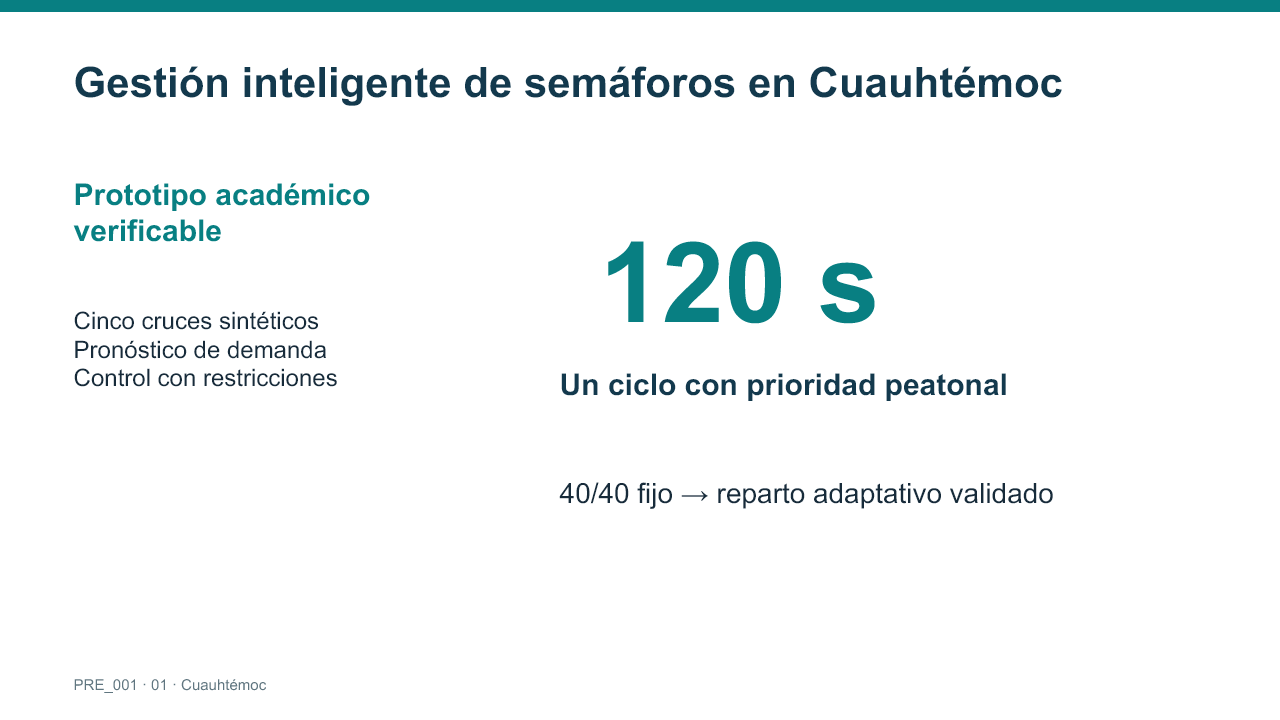
#> input picture entrega_academica/diapositivas/DIA_001.png, 1280 x 720 px; its folder holds only this picture in this run
$ python review_academic_pages.py
#> lines starting #> are read from the running program, lines starting #| are printed output that depends on the picture
"""Renderiza todos los PDF para QA y crea planchas de inspección sin modificar entregables."""

from pathlib import Path
import subprocess
import json

from PIL import Image, ImageDraw
from pypdf import PdfReader

ROOT = Path("entrega_academica")
QA = Path("data/academic-build/qa")
POPPLER = Path(
    "C:/Users/diego/.cache/codex-runtimes/codex-primary-runtime/dependencies/native/poppler/Library/bin"
)


def main():
    QA.mkdir(parents=True, exist_ok=True)
    findings = {}
    for pdf in ROOT.glob("DOC_*.pdf"):
        target = QA / pdf.stem
        target.mkdir(exist_ok=True)
        subprocess.run(
            [
                str(POPPLER / "pdftoppm.exe"),
                "-scale-to",
                "1100",
                "-png",
                str(pdf),
                str(target / "page"),
            ],
            check=True,
        )
        pages = PdfReader(pdf).pages
        findings[pdf.name] = {
            "pages": len(pages),
            "text_chars": [len(p.extract_text()) for p in pages],
        }
        images = sorted(target.glob("page-*.png"))[: len(pages)]
        for start in range(0, len(images), 12):
            sheet = Image.new("RGB", (1200, 1200), "#dce4e8")
            for j, path in enumerate(images[start : start + 12]):
                pic = Image.open(path).convert("RGB")
                pic.thumbnail((290, 365))
                x = (j % 4) * 300 + (300 - pic.width) // 2
                y = (j // 4) * 400 + 22
                sheet.paste(pic, (x, y))
                ImageDraw.Draw(sheet).text(
                    ((j % 4) * 300 + 8, (j // 4) * 400 + 4),
                    f"{pdf.stem} p{start + j + 1}",
                    fill="black",
                )
            sheet.save(QA / f"{pdf.stem}-sheet-{start // 12 + 1}.png")
    (QA / "pages.json").write_text(json.dumps(findings, indent=2), encoding="utf-8")
    # Revisar secuencia completa de diapositivas además de los PNG individuales.
    slides = sorted((ROOT / "diapositivas").glob("DIA_*.png"))
    for start in range(0, len(slides), 8):
        sheet = Image.new("RGB", (1280, 800), "#dce4e8")
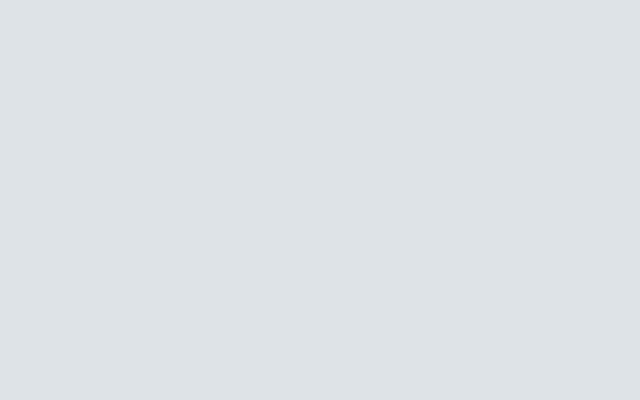
#> sheet: PIL image 1280x800 RGB (shown at 1/2 size); mean R, G, B 220, 228, 232
        for j, path in enumerate(slides[start : start + 8]):
            im = Image.open(path)
#> im is the input picture: PIL image 1280x720 RGBA; mean R, G, B, A 242.2, 246.5, 247, 255
            im.thumbnail((630, 180))
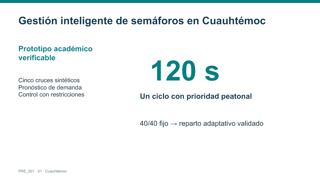
#> im: PIL image 320x180 RGBA; mean R, G, B, A 242, 246.3, 246.9, 255
            sheet.paste(im, ((j % 2) * 640, (j // 2) * 200 + 16))
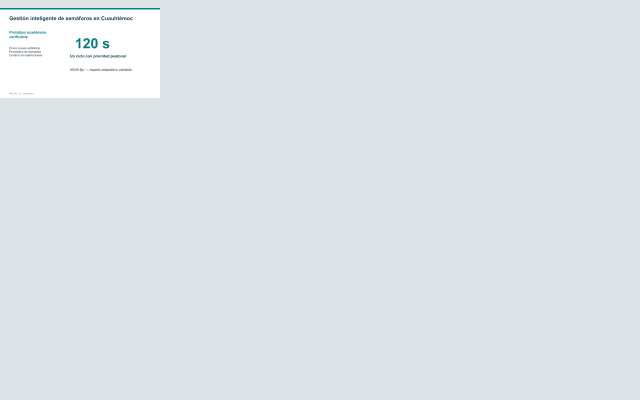
#> sheet: PIL image 1280x800 RGB (shown at 1/2 size); mean R, G, B 221.2, 229, 232.8
            ImageDraw.Draw(sheet).text(((j % 2) * 640 + 6, (j // 2) * 200), path.stem, fill="black")
        sheet.save(QA / f"slides-sheet-{start // 8 + 1}.png")
    print(json.dumps({k: v["pages"] for k, v in findings.items()}, indent=2))


if __name__ == "__main__":
    main()

$ run again, on entrega_academica/diapositivas/DIA_002.png
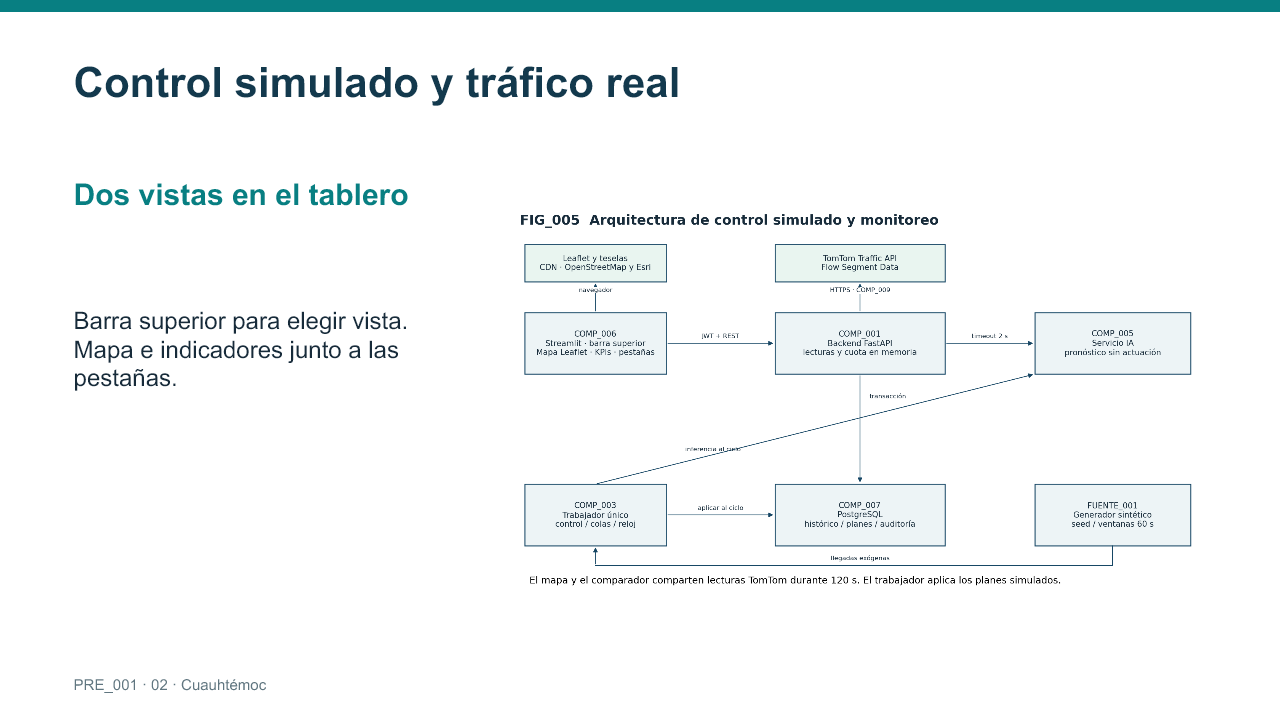
#> input picture entrega_academica/diapositivas/DIA_002.png, 1280 x 720 px
#> in main, im is the input picture: PIL image 1280x720 RGBA; mean R, G, B, A 243.5, 247.1, 247.7, 255
#> in main, `im.thumbnail((630, 180))`:
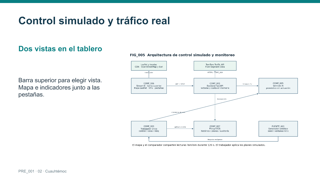
#> im: PIL image 320x180 RGBA; mean R, G, B, A 243.3, 247, 247.5, 255
#> in main, `sheet.paste(im, ((j % 2) * 640, (j // 2) * 200 + 16))`:
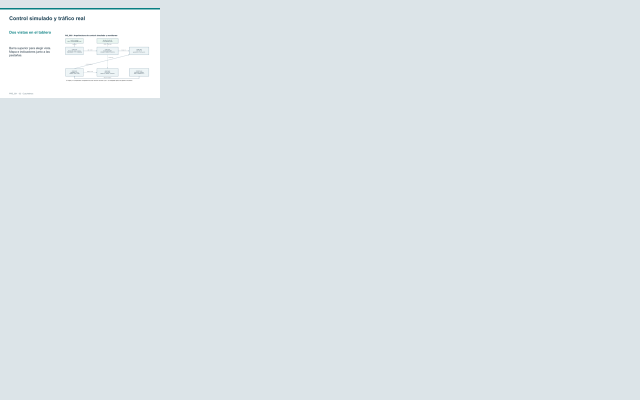
#> sheet: PIL image 1280x800 RGB (shown at 1/2 size); mean R, G, B 221.3, 229.1, 232.9

$ run again, on entrega_academica/diapositivas/DIA_003.png
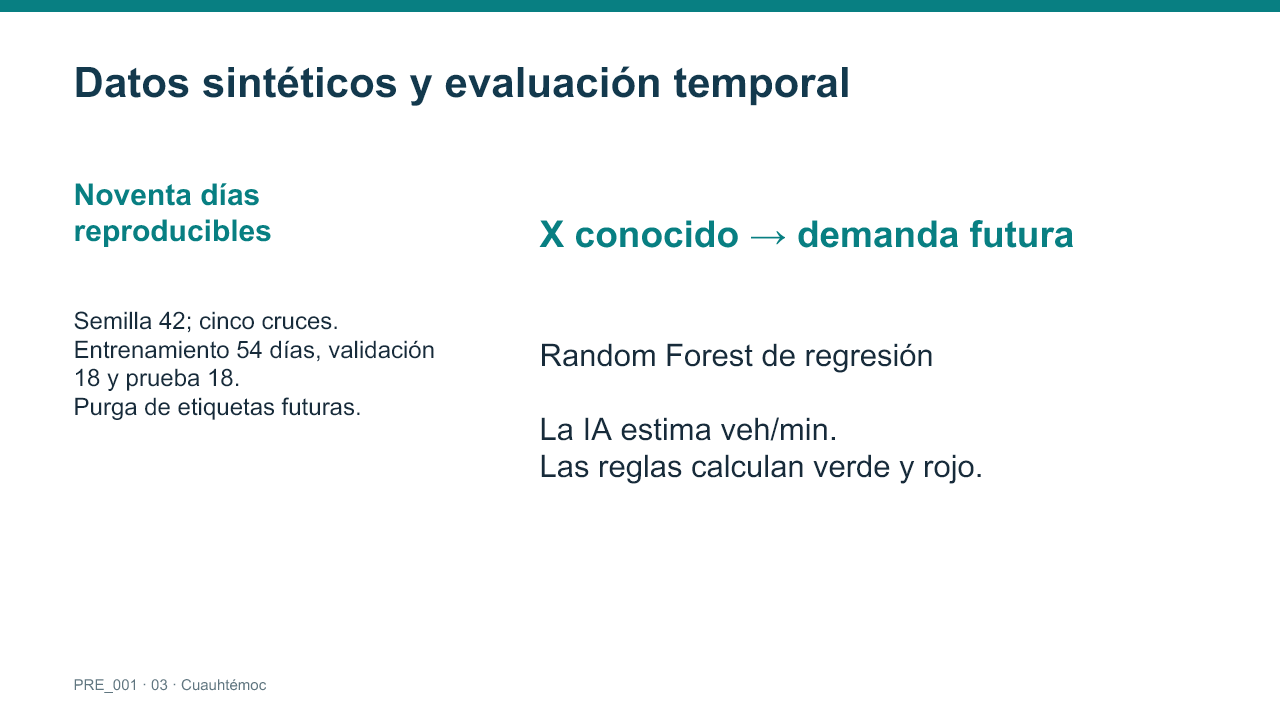
#> input picture entrega_academica/diapositivas/DIA_003.png, 1280 x 720 px
#> in main, im is the input picture: PIL image 1280x720 RGBA; mean R, G, B, A 243.4, 247.1, 247.5, 255
#> in main, `im.thumbnail((630, 180))`:
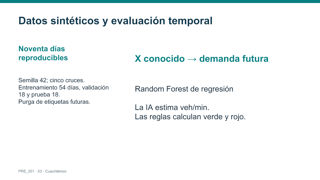
#> im: PIL image 320x180 RGBA; mean R, G, B, A 243.2, 246.9, 247.4, 255
#> in main, `sheet.paste(im, ((j % 2) * 640, (j // 2) * 200 + 16))`:
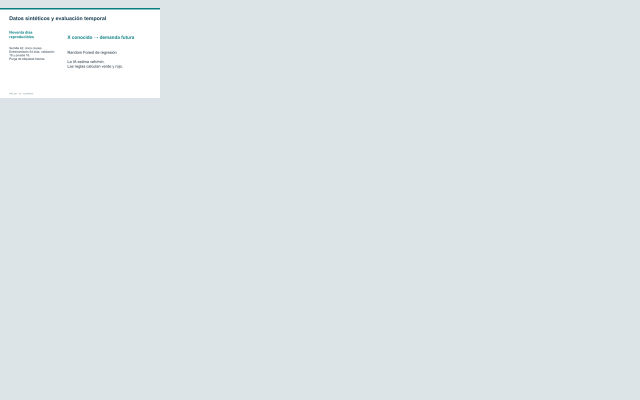
#> sheet: PIL image 1280x800 RGB (shown at 1/2 size); mean R, G, B 221.3, 229.1, 232.9
